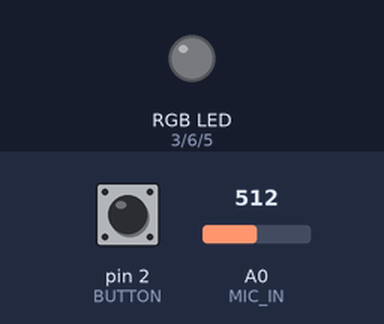
Bench run of a sketch on a simulated Arduino Uno, built with avr-gcc and run on an emulated ATmega328P. Parts: an RGB LED mixed from three pins (HIGH = lit). Dashed ring = blinking. Inputs (shaded band) come from the test bench; at power-on: A0 (MIC_IN) = 512, pin 2 (BUTTON) HIGH. Random numbers use the default seed unless the sketch sets one.

Above: at 1.2 s.
1.3 s: A0 (MIC_IN) set to 989
2.8 s: A0 (MIC_IN) set to 1010
At 2.99 s:
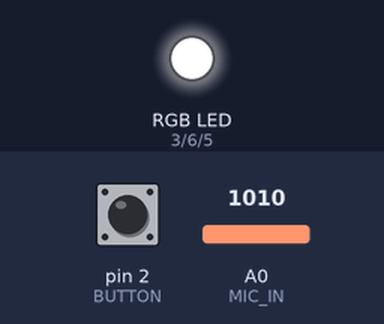
5.8 s: pin 2 (BUTTON) pulled LOW for 0.15 s
At 8.8 s:
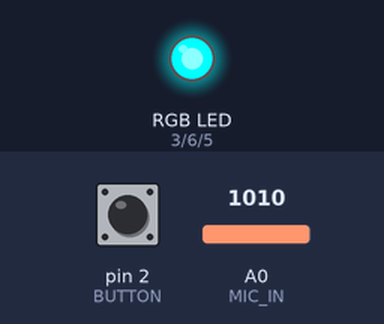
8.9 s: pin 2 (BUTTON) pulled LOW for 1 s
At 9.61 s:
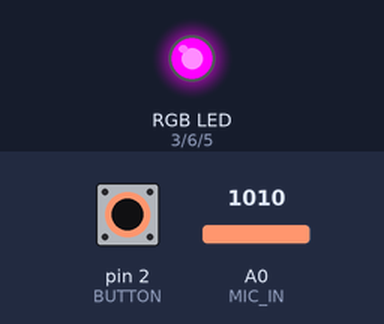
12.8 s: pin 2 (BUTTON) pulled LOW for 0.15 s
At 13.41 s:
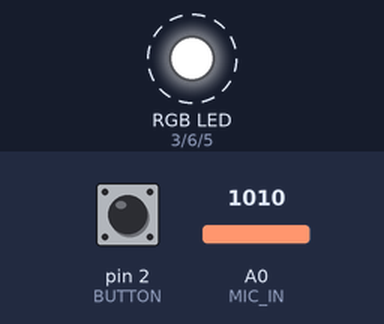
15.9 s: pin 2 (BUTTON) pulled LOW for 3.2 s
Timing chart, 0 to 21.6 s (numbered marks = the images above; inputs shaded):
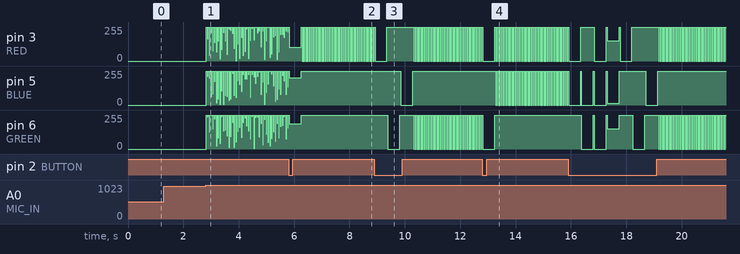

The sketch:

SOUND_ACTIVATED_DISPLAY.ino
```cpp
#define MIC_IN A0                   // This renames pin A0 to MIC_IN
#define RED 3                       // This renames pin 3 to RED
#define BLUE 5
#define GREEN 6
#define BUTTON 2

#define TOTAL_STATES 8              // I use this to keep track of the total number of modes/states
#define RED_SOLID 0                 // This assigns mode RED to number 0
#define GREEN_SOLID 1
#define BLUE_SOLID 2
#define YELLOW_SOLID 3
#define PURPLE_SOLID 4
#define CYAN_SOLID 5
#define WHITE_SOLID 6
#define RANDOM 7

int r,g,b;                          // I declare variable r, g, and b to be of type integer

int currentState = 7;               // This variable will keep track of which mode/state the program is currently in

void setup() {
  pinMode(MIC_IN, INPUT);           // Typical pinMode setup when using arduino
  pinMode(RED, OUTPUT);
  pinMode(BLUE, OUTPUT);
  pinMode(GREEN, OUTPUT);

  pinMode(BUTTON, INPUT_PULLUP);

  r=0;                              // This is not neccessary but I like to make sure that all variables are set to zero
  g=0;
  b=0;

  setLed(r,g,b);                    // This calls the function setLed with argument r, g, and b passed in (0,0,0) in this case
}

void loop() {
  if(digitalRead(BUTTON)==LOW) {    // This constantly check when the button is pressed, which will complete the circuit from pin 2 (defined above) to ground (==LOW)
    currentState++;                 // Jump to next state when button is pressed
    updateLeds();                   // Update the LEDs to the color of the new mode
    if(currentState>=TOTAL_STATES||currentState<0) {     // The next 2 lines of code makes sure that currentState cannot go out of bound and stays within 0 and the total
      currentState = 0;                                  // number of modes defined above
    }
    delay(400);                     // This is a quick and dirty way to debounce the button, preventing the fast program from jumping multiple mode with one button-press
  }

  if(analogRead(MIC_IN)>1000) {     // If the signal from the sound module is greater than 1000, blink the light. I picked the value 1000 here based on my testing. You should pick your own
    setLed(255,255,255);            // Turn the LEDs off. Because the LEDs are common anode, a value of 255 which translates to 5V will turn them off
    delay(32);                      // Stay off for 32 microseconds. This is also tweaked to my own liking
    updateLeds();                   // Turn the LEDs back on through the updateLEDs function
  }
  setLed(r,g,b);                    // If the signal from the sound module is not high enough, keep the LEDs in their current state with their current rgb color values
  delay(32);                        // This delay prevents the code from constantly updating, making the LEDs flashes too fash for eye comfort
}

void updateLeds() {
  switch(currentState) {            // This switch set the rgb color of the display depending on the mode/state the program is in (from the variable currentState)
      case RANDOM:                  // Random mode will generates a random number from 0 to 255 for each r, g, and b
        r=random(256);
        g=random(256);
        b=random(256);
        break;
      case RED_SOLID:               // Red will keep the red LEDs on at all time
        r=0;
        g=255;
        b=255;
        break;
      case BLUE_SOLID:
        r=255;
        g=255;
        b=0;
        break;
      case GREEN_SOLID:
        r=255;
        g=0;
        b=255;
        break;
      case YELLOW_SOLID:
        r=0;
        g=0;
        b=255;
        break;
      case PURPLE_SOLID:
        r=0;
        g=255;
        b=0;
        break;
      case CYAN_SOLID:
        r=255;
        g=0;
        b=0;
        break;
      case WHITE_SOLID:
        r=0;
        g=0;
        b=0;
        break;
      default:                      // by default, the rgb values will be random as well. This code will not be reached for a normal operation, but it serves as a safe backup to prevent an error
        r=random(256);
        g=random(256);
        b=random(256);
    }
}

void setLed(int r, int g, int b) {  // this function generates 3 PWM (Pulse Width Modulation) signals to pins RED, GREEN, and BLUE respectively with values from r, g, and b
  analogWrite(RED, r);
  analogWrite(GREEN, g);
  analogWrite(BLUE, b);
}
```

Measured:
- the behaviour switches between 1000 and 1001 on A0 (MIC_IN) (found by bisection; images 0 and 1)
- after the input at 1.3 s, every drawn part: stays the same
- after the input at 8.9 s, pin 5 (BLUE): 255/255 → 0/255 after 0.95 s, → 255/255 0.43 s later; pin 6 (GREEN): goes 0/255 0.43 s, 255/255 0.50 s, 38 × (0/255 0.03 s, 255/255 0.03 s), 0/255 0.03 s, then 255/255, starting after 0.49 s
- after the input at 12.8 s, pin 5 (BLUE): alternates 255/255 for 0.03 s and 0/255 for 0.03 s, starting after 0.48 s
